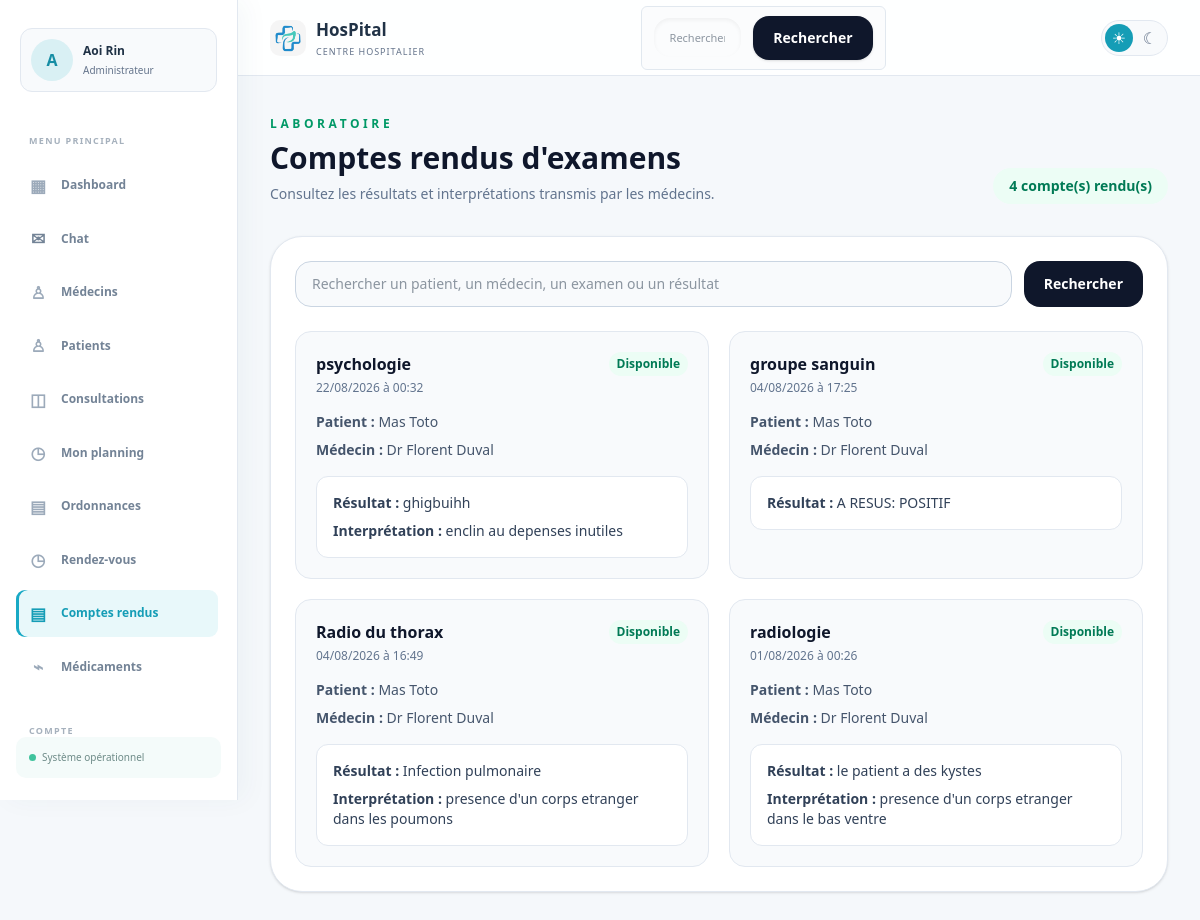
/gestion/comptes-rendus-examens/ (signed in), run on the app's committed database.
### hopital/models.py (models this page shows, shortened)
class CustomUser(AbstractUser):
    ROLE_CHOICES = [
        ('user', 'Utilisateur'),
        ('medecin', 'Medecin'),
        ('admin', 'Administrateur'),
        ('secretaire', 'Secretaire'),
    ]
    role = models.CharField(max_length=20, choices=ROLE_CHOICES, default='user')
    nom = models.CharField(max_length=100, blank=True, null=True)
    prenom = models.CharField(max_length=100, blank=True, null=True)
    sexe = models.CharField(max_length=10, blank=True, null=True)
    telephone = models.CharField(max_length=20, blank=True, null=True)
    adresse = models.CharField(max_length=255, blank=True, default='')
    specialite = models.CharField(max_length=100, blank=True, default='')
    langues = models.CharField(max_length=255, blank=True, default='')
    photo_profil = models.ImageField(upload_to='profils/', blank=True, null=True)
    date_naissance = models.DateField(blank=True, null=True)
    medecin_traitant = models.ForeignKey(
        'self',
        on_delete=models.SET_NULL,
        null=True,
        blank=True,
        related_name='patients_suivis'
    )

class ResultatExamen(models.Model):
    examen = models.ForeignKey(Examen, on_delete=models.CASCADE)
    resultat = models.TextField()
    date_resultat = models.DateTimeField(auto_now_add=True)
    interpretation = models.TextField()

class Examen(models.Model):
    patient = models.ForeignKey(CustomUser, on_delete=models.CASCADE, related_name='examens_patient')
    medecin = models.ForeignKey(CustomUser, on_delete=models.CASCADE, related_name='examens_medecin')
    consultation = models.ForeignKey(Consultation, on_delete=models.CASCADE, null=True, blank=True)
    date_examen = models.DateTimeField()
    type_examen = models.CharField(max_length=100)

### hopital/views.py (the view, shortened to what this page needs)
# urls.py: path('gestion/comptes-rendus-examens/', staff_exam_reports, name='staff_exam_reports'),
@login_required
def staff_exam_reports(request):
    if not staff_only(request):
        return redirect('hboard')
    query = request.GET.get('q', '').strip()
    reports = ResultatExamen.objects.select_related(
        'examen__patient', 'examen__medecin', 'examen__consultation'
    ).order_by('-date_resultat')
    reports, extra_query = paginate_queryset(request, reports, 10, page_param='page_exam_reports')
    return render(request, 'staff-exam-reports.html', {
        'exam_reports_list': reports,
        'search_query': query,
        'extra_query': extra_query,
    })

### hopital/context_processors.py (called while the page is built)
def chat_notifications(request):
    if not request.user.is_authenticated:
        return {'unread_chat_count': 0}
    return {
        'unread_chat_count': ChatMessage.objects.filter(
            receiver=request.user,
            is_read=False,
        ).count(),
    }

### hopital/utils.py (called while the page is built)
def paginate_queryset(request, queryset, per_page=6, page_param='page'):
    paginator = Paginator(queryset, per_page)
    page_number = request.GET.get(page_param, 1)
    try:
        page_obj = paginator.page(page_number)
    except PageNotAnInteger:
        page_obj = paginator.page(1)
    except EmptyPage:
        page_obj = paginator.page(paginator.num_pages)
    extra_query = get_query_string(request, exclude=[page_param])
    return page_obj, extra_query

def get_query_string(request, exclude=None):
    params = request.GET.copy()
    exclude = exclude or []
    for key in exclude:
        params.pop(key, None)
    return params.urlencode()

### hopital/views.py (called while the page is built)
def staff_only(request):
    return request.user.is_authenticated and request.user.role in ['admin', 'secretaire']

### hopital/templates/staff-exam-reports.html (shortened to what this page needs)
{% load static %}
<!DOCTYPE html>
<html lang="fr">
<head>
    <link rel="stylesheet" href="{% static 'css/hboard.css' %}">
    <link rel="stylesheet" href="{% static 'css/style.css' %}">
    <script src="https://cdn.jsdelivr.net/npm/@tailwindcss/browser@4"></script>
</head>
<body class="dashboard-shell min-h-screen bg-slate-50 text-slate-800">
    {% include 'header.html' %}
    <main class="mx-auto max-w-7xl px-6 py-10 lg:px-8">
        <div class="mb-8 flex flex-col gap-3 sm:flex-row sm:items-end sm:justify-between">
            <div>
                <p class="text-xs font-semibold uppercase tracking-[0.3em] text-emerald-600">Laboratoire</p>
                <h1 class="mt-2 text-3xl font-semibold text-slate-900">Comptes rendus d'examens</h1>
                <p class="mt-2 text-sm text-slate-500">Consultez les résultats et interprétations transmis par les médecins.</p>
            </div>
            <span class="rounded-full bg-emerald-50 px-4 py-2 text-sm font-semibold text-emerald-700">{{ exam_reports_list.paginator.count }} compte(s) rendu(s)</span>
        </div>
        <section class="rounded-[2rem] border border-slate-200 bg-white p-6 shadow-sm">
            <form method="get" class="mb-6 flex flex-col gap-3 sm:flex-row">
                <input type="search" name="q" value="{{ search_query }}" placeholder="Rechercher un patient, un médecin, un examen ou un résultat" class="w-full rounded-2xl border border-slate-300 bg-slate-50 px-4 py-3 text-sm">
                <button type="submit" class="rounded-2xl bg-slate-900 px-5 py-3 text-sm font-semibold text-white">Rechercher</button>
            </form>
            {% if exam_reports_list %}
            <div class="grid gap-5 md:grid-cols-2">
                {% for report in exam_reports_list %}
                <article class="rounded-2xl border border-slate-200 bg-slate-50 p-5">
                    <div class="flex items-start justify-between gap-3">
                        <div>
                            <h2 class="font-semibold text-slate-900">{{ report.examen.type_examen }}</h2>
                            <p class="mt-1 text-xs text-slate-500">{{ report.date_resultat|date:'d/m/Y à H:i' }}</p>
                        </div>
                        <span class="rounded-full bg-emerald-50 px-2 py-1 text-xs font-semibold text-emerald-700">Disponible</span>
                    </div>
                    <div class="mt-4 space-y-2 text-sm text-slate-600">
                        <p><strong>Patient :</strong> {{ report.examen.patient.prenom|default:'' }} {{ report.examen.patient.nom|default:'' }}</p>
                        <p><strong>Médecin :</strong> Dr {{ report.examen.medecin.prenom|default:'' }} {{ report.examen.medecin.nom|default:'' }}</p>
                    </div>
                    <div class="mt-4 rounded-xl border border-slate-200 bg-white p-4 text-sm text-slate-700">
                        <p><strong>Résultat :</strong> {{ report.resultat }}</p>
                        {% if report.interpretation %}<p class="mt-2"><strong>Interprétation :</strong> {{ report.interpretation }}</p>{% endif %}
                    </div>
                </article>
                {% endfor %}
            </div>
            {% else %}
            <p class="rounded-2xl bg-slate-50 p-8 text-center text-sm text-slate-500">Aucun compte rendu d'examen trouvé.</p>
            {% endif %}
        </section>
    </main>
</body>
</html>

### hopital/templates/header.html (shortened to what this page needs)
{% load static %}
<aside class="app-sidebar" id="app-sidebar" data-app-sidebar>
    <a href="{% url 'parametres' %}" class="sidebar-profile">
        {% if request.user.photo_profil %}
            <img src="{{ request.user.photo_profil.url }}" alt="Photo de {{ request.user.prenom|default:request.user.username }}">
        {% else %}
            <span class="sidebar-profile-fallback">{{ request.user.prenom|default:request.user.username|first|upper }}</span>
        {% endif %}
        <span class="sidebar-profile-info"><strong>{{ request.user.prenom|default:'' }} {{ request.user.nom|default:'' }}</strong><small>{{ request.user.get_role_display|default:'Utilisateur' }}</small></span>
    </a>
    <nav class="app-sidebar-nav" aria-label="Navigation principale">
        <p class="app-nav-label">Menu principal</p>
        <a class="app-nav-link {% if request.resolver_match.url_name == 'hboard' %}is-active{% endif %}" href="{% url 'hboard' %}"><span aria-hidden="true">▦</span>Dashboard</a>
        <a class="app-nav-link chat-nav-link " href="{% url 'chat_inbox' %}"><span class="chat-icon" aria-hidden="true">✉</span><span class="app-nav-link-label">Chat</span></a>
        <a class="app-nav-link {% if request.resolver_match.url_name == 'medecin-list' %}is-active{% endif %}" href="{% url 'medecin-list' %}"><span aria-hidden="true">♙</span>Médecins</a>
        {% if request.user.role == 'admin' or request.user.role == 'secretaire' %}
        <a class="app-nav-link {% if request.resolver_match.url_name == 'staff_patients' %}is-active{% endif %}" href="{% url 'staff_patients' %}"><span aria-hidden="true">♙</span>Patients</a>
        {% endif %}
        <a class="app-nav-link " href="{% if request.user.role == 'medecin' %}{% url 'medecin_consultation' %}{% elif request.user.role == 'user' or request.user.role == 'patient' %}{% url 'patient_consultation' %}{% else %}{% url 'staff_consultations' %}{% endif %}"><span aria-hidden="true">◫</span>Consultations</a>
        <a class="app-nav-link {% if request.resolver_match.url_name == 'medecin_planning' %}is-active{% endif %}" href="{% if request.user.role == 'medecin' %}{% url 'medecin_planning' %}{% else %}{% url 'medecin-list' %}{% endif %}"><span aria-hidden="true">◷</span>Mon planning</a>
        {% if request.user.role == 'admin' %}
        <a class="app-nav-link {% if request.resolver_match.url_name == 'ordonnances_view' %}is-active{% endif %}" href="{% url 'ordonnances_view' %}"><span aria-hidden="true">▤</span>Ordonnances</a>
        {% endif %}
        {% if request.user.role == 'admin' or request.user.role == 'secretaire' %}
        <a class="app-nav-link {% if request.resolver_match.url_name == 'staff_rendez_vous' %}is-active{% endif %}" href="{% url 'staff_rendez_vous' %}"><span aria-hidden="true">◷</span>Rendez-vous</a>
        <a class="app-nav-link {% if request.resolver_match.url_name == 'staff_exam_reports' %}is-active{% endif %}" href="{% url 'staff_exam_reports' %}"><span aria-hidden="true">▤</span>Comptes rendus</a>
        {% endif %}
        <a class="app-nav-link {% if request.resolver_match.url_name == 'stock_medicaments' %}is-active{% endif %}" href="{% url 'stock_medicaments' %}"><span aria-hidden="true">⌁</span>Médicaments</a>
        <p class="app-nav-label app-nav-label-spaced">Compte</p>
    </nav>
    <div class="app-sidebar-footer"><span></span>Système opérationnel</div>
</aside>
<header class="app-header">
    <nav class="app-header-nav">
        <a href="{% url 'hboard' %}" class="app-header-brand">
            <img src="{% static 'images/hos.png' %}" alt="Logo HosPital" class="app-header-logo">
            <span><strong>HosPital</strong><small>Centre hospitalier</small></span>
        </a>
        <div class="search-box">
                <form method="get" action="{% url 'hboard' %}" title="saisissez le nom de l'utilisateur" class="flex flex-col gap-3 sm:flex-row sm:items-center">
                    <div class="relative w-full">
                        <input type="text" name="q" value="{{ search_results.query|default:'' }}" placeholder="Rechercher un patient, un médecin, une consultation ou une chambre" class="w-full rounded-2xl border border-slate-200 bg-slate-50 px-4 py-3 text-sm text-slate-800 shadow-inner outline-none transition focus:border-cyan-500 focus:bg-white focus:ring-4 focus:ring-cyan-100">
                    </div>
                    <button type="submit" class="rounded-2xl bg-slate-900 px-5 py-3 text-sm font-semibold text-white shadow-sm transition hover:bg-slate-700">Rechercher</button>
                </form>
            </div>
        <div class="app-header-actions">
            <div class="theme-switcher" role="group" aria-label="Choisir le thème">
                <button type="button" class="theme-button" data-theme-choice="light" aria-label="Activer le thème clair" title="Thème clair">☀</button>
                <button type="button" class="theme-button" data-theme-choice="dark" aria-label="Activer le thème sombre" title="Thème sombre">☾</button>
            </div>
        </div>
    </nav>
</header>

### hopital/static/css/hboard.css (style rules this page uses)
.dashboard-shell { --ink:#203246;--muted:#8493a6;--line:#e7edf3;--cyan:#18a9c5;--navy:#152d45;min-height:100vh;margin:0;background:#f5f8fb;color:var(--ink);font-family:"Trebuchet MS","Segoe UI",sans-serif }
.dashboard-shell * { box-sizing:border-box }
.search-box { display:flex;align-items:center;gap:9px;width:245px;padding:9px 12px;border:1px solid #e1e8ef;border-radius:6px;background:#fbfcfd;color:#93a0ad }
.search-box input { width:100%;border:0;outline:0;background:transparent;color:var(--ink);font-size:11px }

### data on the page
CustomUser: user.prenom|first "A", user.prenom "Aoi", user.nom "Rin", user.role "Administrateur"
ResultatExamen: examen.type_examen "psychologie", date_resultat "22/08/2026 à 00:32", examen.patient.prenom "Mas", examen.patient.nom "Toto", examen.medecin.prenom "Florent", examen.medecin.nom "Duval", resultat "ghigbuihh", interpretation "enclin au depenses inutiles"
ResultatExamen: examen.type_examen "groupe sanguin", date_resultat "04/08/2026 à 17:25", examen.patient.prenom "Mas", examen.patient.nom "Toto", examen.medecin.prenom "Florent", examen.medecin.nom "Duval", resultat "A RESUS: POSITIF"
ResultatExamen: examen.type_examen "Radio du thorax", date_resultat "04/08/2026 à 16:49", examen.patient.prenom "Mas", examen.patient.nom "Toto", examen.medecin.prenom "Florent", examen.medecin.nom "Duval", resultat "Infection pulmonaire", interpretation "presence d'un corps etranger dans les poumons"
ResultatExamen: examen.type_examen "radiologie", date_resultat "01/08/2026 à 00:26", examen.patient.prenom "Mas", examen.patient.nom "Toto", examen.medecin.prenom "Florent", examen.medecin.nom "Duval", resultat "le patient a des kystes", interpretation "presence d'un corps etranger dans le bas ventre"

### other printed values
{{ exam_reports_list.paginator.count }} "4"
